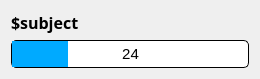
<?xml version="1.0" encoding="UTF-8"?>
<ui version="4.0">
 <class>judger</class>
 <widget class="QWidget" name="judger">
  <property name="geometry">
   <rect>
    <x>0</x>
    <y>0</y>
    <width>260</width>
    <height>74</height>
   </rect>
  </property>
  <property name="windowTitle">
   <string>Form</string>
  </property>
  <layout class="QVBoxLayout" name="verticalLayout_2">
   <item>
    <widget class="QLabel" name="title">
     <property name="sizePolicy">
      <sizepolicy hsizetype="Preferred" vsizetype="Maximum">
       <horstretch>0</horstretch>
       <verstretch>0</verstretch>
      </sizepolicy>
     </property>
     <property name="font">
      <font>
       <family>Arial Black</family>
       <pointsize>12</pointsize>
       <weight>75</weight>
       <bold>true</bold>
      </font>
     </property>
     <property name="text">
      <string>$subject</string>
     </property>
     <property name="wordWrap">
      <bool>true</bool>
     </property>
    </widget>
   </item>
   <item>
    <widget class="QProgressBar" name="remainer">
     <property name="font">
      <font>
       <family>Arial</family>
       <pointsize>11</pointsize>
      </font>
     </property>
     <property name="styleSheet">
      <string notr="true">QProgressBar {
     border: 1px solid black;
     border-radius: 5px;
     background-color: white;
 }

 QProgressBar::chunk {
     background-color: rgb(0, 170, 255);
 }</string>
     </property>
     <property name="value">
      <number>24</number>
     </property>
     <property name="alignment">
      <set>Qt::AlignCenter</set>
     </property>
     <property name="textVisible">
      <bool>true</bool>
     </property>
     <property name="format">
      <string>%v</string>
     </property>
    </widget>
   </item>
  </layout>
 </widget>
 <resources/>
 <connections/>
</ui>
